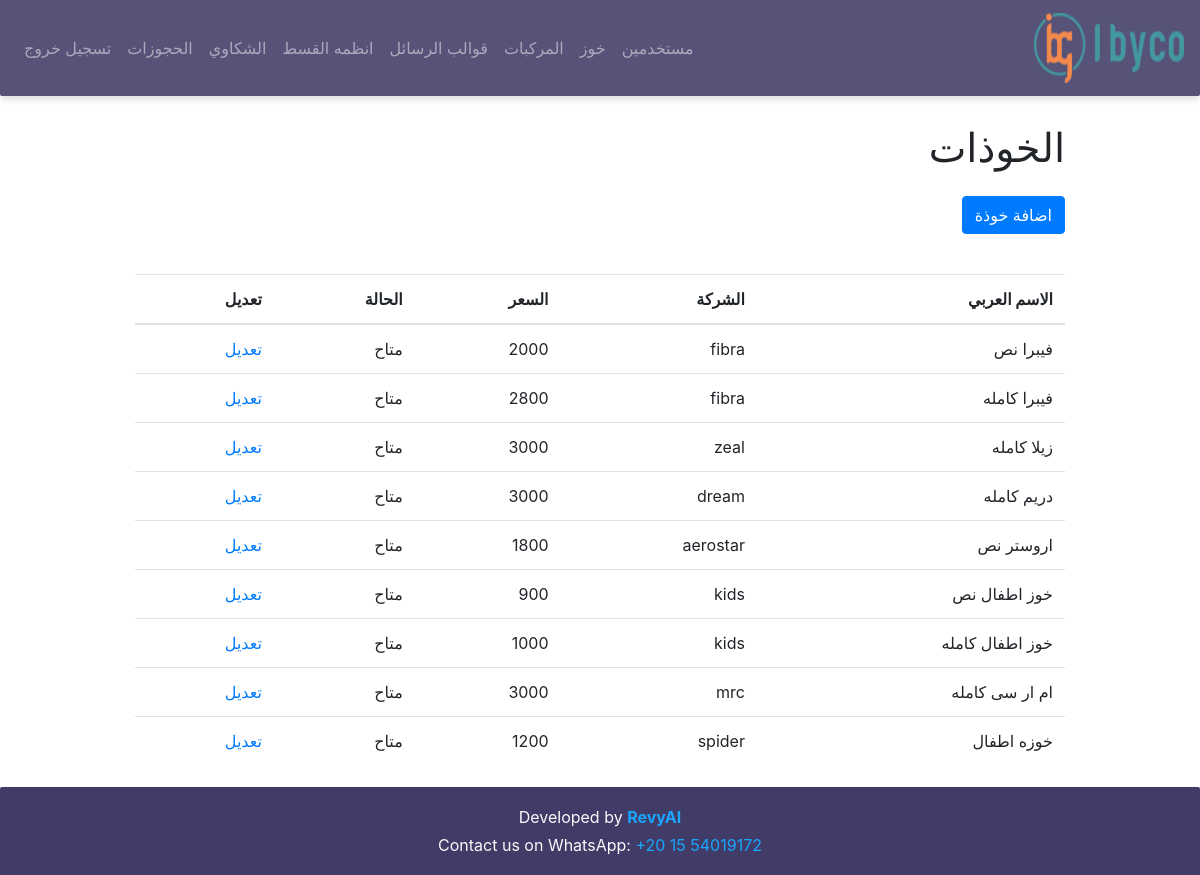
The page /helmets (signed in) on the database its author committed.
### models/models.py (models this page shows)
class Helmets(db.Model):
    __tablename__ = "helmets"
    id = db.Column(db.Integer, primary_key=True)
    english_name = db.Column(db.String(40))
    arabic_name = db.Column(db.String(40))
    company = db.Column(db.String(40))
    price = db.Column(db.Integer)
    helmet_type = db.Column(db.String(40))
    colors = db.Column(db.String(100))
    notes = db.Column(db.String(100))
    is_available = db.Column(db.Boolean, default=True)
    status = db.Column(db.String(40)) # (new or used)
    img_url = db.Column(db.String(200))

### app.py (the view)
@app.route('/helmets')
@login_required
def helmets():
    helmets_list = HelmetServices.get_helmets()
    return render_template("helmets.html", helmets=helmets_list)

### app.py (called while the page is built)
@login_manager.user_loader
def load_user(user_id):
    return Users.query.get(int(user_id))

### dashboard_services/helmet_services.py (called while the page is built)
    @staticmethod
    def get_helmets():
        return Helmets.query.all()

### templates/helmets.html (shortened to what this page needs)
{% extends 'base.html' %}
{% block content %}
<h1 class="mt-4">الخوذات</h1>
<a class="btn btn-primary mt-3 mb-3" href="{{ url_for('new_helmet') }}">
اضافة خوذة
</a>
<table class="table mt-4">
<thead>
<tr>
<th>الاسم العربي</th>
<th>الشركة</th>
<th>السعر</th>
<th>الحالة</th>
<th>تعديل</th>
</tr>
</thead>
<tbody>
{% for helmet in helmets %}
<tr>
<td>{{ helmet.arabic_name }}</td>
<td>{{ helmet.company }}</td>
<td>{{ helmet.price }}</td>
<td>{{ helmet.status }}</td>
<td>
<a href="{{ url_for('edit_helmet', helmet_id=helmet.id) }}">
تعديل
</a>
</td>
</tr>
{% endfor %}
</tbody>
</table>
{% endblock %}

### templates/base.html (style rules this page uses)
html, body { height: 100%; margin: 0; display: flex; flex-direction: column; }

### rows shown on the page
Helmets: arabic_name "فيبرا نص", company "fibra", price "2000", status "متاح"
Helmets: arabic_name "فيبرا كامله", company "fibra", price "2800", status "متاح"
Helmets: arabic_name "زيلا كامله", company "zeal", price "3000", status "متاح"
Helmets: arabic_name "دريم كامله", company "dream", price "3000", status "متاح"
Helmets: arabic_name "اروستر نص", company "aerostar", price "1800", status "متاح"
Helmets: arabic_name "خوز اطفال نص", company "kids", price "900", status "متاح"
Helmets: arabic_name "خوز اطفال كامله", company "kids", price "1000", status "متاح"
Helmets: arabic_name "ام ار سى كامله", company "mrc", price "3000", status "متاح"
Helmets: arabic_name "خوزه اطفال", company "spider", price "1200", status "متاح"
